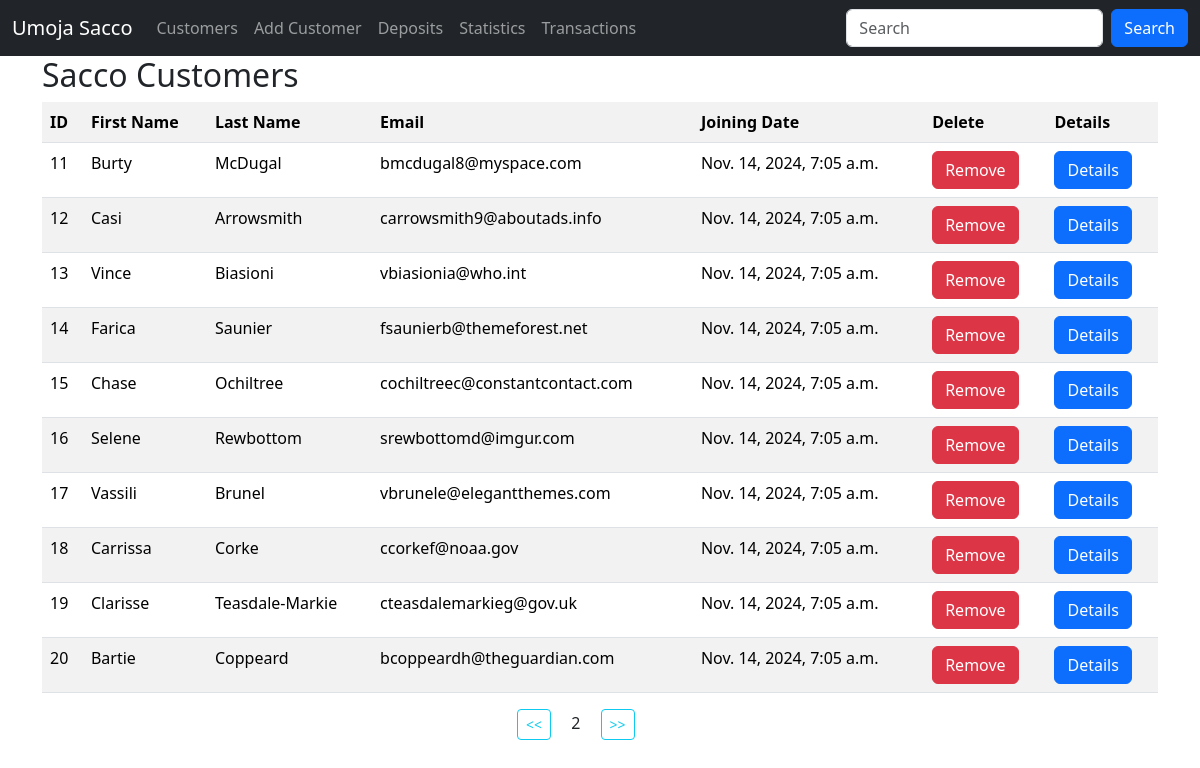
Page /?page=2 (signed in) on the committed database.
### sacco/models.py (models this page shows, shortened)
class Customer(models.Model):
    first_name = models.CharField(max_length=30)
    last_name = models.CharField(max_length=30)
    email = models.EmailField(unique=True)
    dob = models.DateField()
    gender = models.CharField(max_length=10)
    weight = models.IntegerField(default=0)
    created_at = models.DateTimeField(auto_now_add=True)
    updated_at = models.DateTimeField(auto_now=True)
    class Meta:
        db_table = 'customers'

### sacco/views.py (the view)
# urls.py: path('', views.customers, name='customers'),
@login_required
def customers(request):
    data = Customer.objects.all().order_by('id').values() # ORM select * from customers / when you want to fetch data
    paginator = Paginator(data, 10)
    page_number = request.GET.get('page', 1)
    try:
        paginated_data = paginator.page(page_number)
    except PageNotAnInteger | EmptyPage:
        paginated_data = paginator.page(1)
    return render(request, "customers.html", {"data": paginated_data})

### templates/customers.html (shortened to what this page needs)
{% extends 'master.html' %}
{% block content %}
	<div class="container">
        <h2>Sacco Customers</h2>
        <table class="table table-striped">
            <tr>
                <th>ID</th>
                <th>First Name</th>
                <th>Last Name</th>
                <th>Email</th>
                <th>Joining Date</th>
                <th>Delete</th>
                <th>Details</th>
            </tr>
            {% for customer in data.object_list %}
            	<tr>
                    <td>{{ customer.id }}</td>
                    <td>{{ customer.first_name }}</td>
                    <td>{{ customer.last_name }}</td>
                    <td>{{ customer.email }}</td>
                    <td>{{ customer.created_at }}</td>
                    <td>
                        <a class ="btn btn-danger" href="{% url 'delete_customer' customer.id %}">Remove</a>
                    </td>
                    <td>
                        <a class ="btn btn-primary btn-sa" href="{% url 'customer_details' customer.id %}">Details</a>
                    </td>
                </tr>
            {% empty %}
            	<p>No customers in the sacco.</p>
            {% endfor %}
        </table>
        <div class="row justify-content-center">
            <div class="col-sm-2">
               {% if data.has_previous %}
               	    <a class= "btn btn-outline-info btn-sm" href="?page={{ data.previous_page_number }}"> << </a>
               {% endif %}
                <span class="mx-3">{{ data.number }}</span>
                {% if data.has_next %}
               	    <a class= "btn btn-outline-info btn-sm" href="?page={{ data.next_page_number }}"> >> </a>
                {% endif %}
            </div>
        </div>
    </div>
{% endblock %}

### rows in the picture
Customer: id "11", first_name "Burty", last_name "McDugal", email "bmcdugal8@myspace.com", created_at "Nov. 14, 2024, 7:05 a.m."
Customer: id "12", first_name "Casi", last_name "Arrowsmith", email "carrowsmith9@aboutads.info", created_at "Nov. 14, 2024, 7:05 a.m."
Customer: id "13", first_name "Vince", last_name "Biasioni", email "vbiasionia@who.int", created_at "Nov. 14, 2024, 7:05 a.m."
Customer: id "14", first_name "Farica", last_name "Saunier", email "fsaunierb@themeforest.net", created_at "Nov. 14, 2024, 7:05 a.m."
Customer: id "15", first_name "Chase", last_name "Ochiltree", email "cochiltreec@constantcontact.com", created_at "Nov. 14, 2024, 7:05 a.m."
Customer: id "16", first_name "Selene", last_name "Rewbottom", email "srewbottomd@imgur.com", created_at "Nov. 14, 2024, 7:05 a.m."
Customer: id "17", first_name "Vassili", last_name "Brunel", email "vbrunele@elegantthemes.com", created_at "Nov. 14, 2024, 7:05 a.m."
Customer: id "18", first_name "Carrissa", last_name "Corke", email "ccorkef@noaa.gov", created_at "Nov. 14, 2024, 7:05 a.m."
Customer: id "19", first_name "Clarisse", last_name "Teasdale-Markie", email "cteasdalemarkieg@gov.uk", created_at "Nov. 14, 2024, 7:05 a.m."
Customer: id "20", first_name "Bartie", last_name "Coppeard", email "bcoppeardh@theguardian.com", created_at "Nov. 14, 2024, 7:05 a.m."

### other values in the picture
{{ data.number }} "2"
